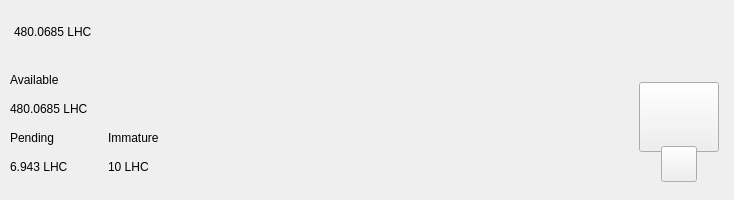
<?xml version="1.0" encoding="UTF-8"?>
<ui version="4.0">
 <class>TopBar</class>
 <widget class="QWidget" name="TopBar">
  <property name="geometry">
   <rect>
    <x>0</x>
    <y>0</y>
    <width>734</width>
    <height>200</height>
   </rect>
  </property>
  <property name="minimumSize">
   <size>
    <width>0</width>
    <height>200</height>
   </size>
  </property>
  <property name="maximumSize">
   <size>
    <width>16777215</width>
    <height>200</height>
   </size>
  </property>
  <property name="windowTitle">
   <string>Form</string>
  </property>
  <layout class="QVBoxLayout" name="verticalLayout_10" stretch="0">
   <property name="spacing">
    <number>0</number>
   </property>
   <property name="leftMargin">
    <number>0</number>
   </property>
   <property name="topMargin">
    <number>0</number>
   </property>
   <property name="rightMargin">
    <number>0</number>
   </property>
   <property name="bottomMargin">
    <number>0</number>
   </property>
   <item>
    <widget class="PFBorderImage" name="containerTop">
     <layout class="QVBoxLayout" name="verticalLayout_11">
      <property name="spacing">
       <number>0</number>
      </property>
      <property name="leftMargin">
       <number>0</number>
      </property>
      <property name="topMargin">
       <number>0</number>
      </property>
      <property name="rightMargin">
       <number>0</number>
      </property>
      <property name="bottomMargin">
       <number>0</number>
      </property>
      <item>
       <widget class="QWidget" name="top_container_2" native="true">
        <property name="minimumSize">
         <size>
          <width>0</width>
          <height>65</height>
         </size>
        </property>
        <layout class="QHBoxLayout" name="top_container">
         <property name="spacing">
          <number>0</number>
         </property>
         <property name="leftMargin">
          <number>14</number>
         </property>
         <property name="topMargin">
          <number>0</number>
         </property>
         <property name="rightMargin">
          <number>14</number>
         </property>
         <property name="bottomMargin">
          <number>0</number>
         </property>
         <item alignment="Qt::AlignVCenter">
          <widget class="QWidget" name="widgetTopAmount" native="true">
           <property name="sizePolicy">
            <sizepolicy hsizetype="Preferred" vsizetype="Maximum">
             <horstretch>0</horstretch>
             <verstretch>0</verstretch>
            </sizepolicy>
           </property>
           <layout class="QHBoxLayout" name="horizontalLayout_5">
            <property name="spacing">
             <number>0</number>
            </property>
            <property name="leftMargin">
             <number>0</number>
            </property>
            <property name="topMargin">
             <number>0</number>
            </property>
            <property name="rightMargin">
             <number>0</number>
            </property>
            <property name="bottomMargin">
             <number>0</number>
            </property>
            <item alignment="Qt::AlignTop">
             <widget class="QLabel" name="labelAmountTopLHC">
              <property name="minimumSize">
               <size>
                <width>0</width>
                <height>36</height>
               </size>
              </property>
              <property name="styleSheet">
               <string notr="true">padding:0px;margin:0px;</string>
              </property>
              <property name="text">
               <string notr="true">480.0685 LHC</string>
              </property>
             </widget>
            </item>
           </layout>
          </widget>
         </item>
         <item>
          <spacer name="horizontalSpacer">
           <property name="orientation">
            <enum>Qt::Horizontal</enum>
           </property>
           <property name="sizeHint" stdset="0">
            <size>
             <width>40</width>
             <height>20</height>
            </size>
           </property>
          </spacer>
         </item>
         <item>
          <layout class="QHBoxLayout" name="horizontalLayout_4">
           <property name="spacing">
            <number>12</number>
           </property>
           <property name="rightMargin">
            <number>0</number>
           </property>
           <item alignment="Qt::AlignRight">
            <widget class="QWidget" name="layoutSync" native="true">
             <property name="minimumSize">
              <size>
               <width>0</width>
               <height>36</height>
              </size>
             </property>
             <property name="maximumSize">
              <size>
               <width>16777215</width>
               <height>36</height>
              </size>
             </property>
             <layout class="QVBoxLayout" name="verticalLayout_9">
              <property name="leftMargin">
               <number>0</number>
              </property>
              <property name="topMargin">
               <number>0</number>
              </property>
              <property name="rightMargin">
               <number>0</number>
              </property>
              <property name="bottomMargin">
               <number>0</number>
              </property>
              <item>
               <widget class="ExpandableButton" name="pushButtonSync" native="true">
                <property name="minimumSize">
                 <size>
                  <width>36</width>
                  <height>36</height>
                 </size>
                </property>
                <property name="maximumSize">
                 <size>
                  <width>16777215</width>
                  <height>36</height>
                 </size>
                </property>
               </widget>
              </item>
             </layout>
            </widget>
           </item>
           <item>
            <widget class="ExpandableButton" name="pushButtonHDUpgrade" native="true">
             <property name="minimumSize">
              <size>
               <width>36</width>
               <height>36</height>
              </size>
             </property>
            </widget>
           </item>
           <item>
            <widget class="ExpandableButton" name="pushButtonStack" native="true">
             <property name="minimumSize">
              <size>
               <width>36</width>
               <height>36</height>
              </size>
             </property>
            </widget>
           </item>
           <item>
            <widget class="ExpandableButton" name="pushButtonColdStaking" native="true">
             <property name="minimumSize">
              <size>
               <width>36</width>
               <height>36</height>
              </size>
             </property>
            </widget>
           </item>
           <item>
            <widget class="ExpandableButton" name="pushButtonConnection" native="true">
             <property name="minimumSize">
              <size>
               <width>36</width>
               <height>36</height>
              </size>
             </property>
            </widget>
           </item>
           <item>
            <widget class="ExpandableButton" name="pushButtonTor" native="true">
             <property name="minimumSize">
              <size>
               <width>36</width>
               <height>36</height>
              </size>
             </property>
            </widget>
           </item>
           <item>
            <widget class="ExpandableButton" name="pushButtonLock" native="true">
             <property name="sizePolicy">
              <sizepolicy hsizetype="Expanding" vsizetype="Expanding">
               <horstretch>0</horstretch>
               <verstretch>0</verstretch>
              </sizepolicy>
             </property>
             <property name="minimumSize">
              <size>
               <width>36</width>
               <height>0</height>
              </size>
             </property>
            </widget>
           </item>
           <item>
            <widget class="ExpandableButton" name="pushButtonTheme" native="true">
             <property name="minimumSize">
              <size>
               <width>36</width>
               <height>36</height>
              </size>
             </property>
             <property name="maximumSize">
              <size>
               <width>16777215</width>
               <height>36</height>
              </size>
             </property>
            </widget>
           </item>
           <item>
            <widget class="ExpandableButton" name="pushButtonFAQ" native="true">
             <property name="minimumSize">
              <size>
               <width>36</width>
               <height>36</height>
              </size>
             </property>
            </widget>
           </item>
          </layout>
         </item>
        </layout>
       </widget>
      </item>
      <item>
       <widget class="QWidget" name="bottom_container" native="true">
        <property name="minimumSize">
         <size>
          <width>0</width>
          <height>135</height>
         </size>
        </property>
        <layout class="QHBoxLayout" name="botton_container">
         <property name="leftMargin">
          <number>10</number>
         </property>
         <property name="topMargin">
          <number>0</number>
         </property>
         <property name="rightMargin">
          <number>10</number>
         </property>
         <property name="bottomMargin">
          <number>10</number>
         </property>
         <item>
          <layout class="QHBoxLayout" name="horizontalLayout_3">
           <property name="bottomMargin">
            <number>9</number>
           </property>
           <item>
            <layout class="QVBoxLayout" name="verticalLayout_7">
             <property name="spacing">
              <number>0</number>
             </property>
             <property name="leftMargin">
              <number>0</number>
             </property>
             <property name="rightMargin">
              <number>30</number>
             </property>
             <item>
              <layout class="QVBoxLayout" name="verticalLayout_2">
               <item>
                <widget class="QLabel" name="labelTitle1">
                 <property name="text">
                  <string>Available</string>
                 </property>
                </widget>
               </item>
               <item>
                <widget class="QLabel" name="labelAmountLHC">
                 <property name="text">
                  <string notr="true">480.0685 LHC</string>
                 </property>
                </widget>
               </item>
              </layout>
             </item>
             <item>
              <layout class="QHBoxLayout" name="horizontalLayout_2">
               <property name="spacing">
                <number>0</number>
               </property>
               <item>
                <layout class="QVBoxLayout" name="verticalLayout_3">
                 <item>
                  <widget class="QLabel" name="labelTitle3">
                   <property name="text">
                    <string>Pending</string>
                   </property>
                  </widget>
                 </item>
                 <item>
                  <widget class="QLabel" name="labelPendingLHC">
                   <property name="text">
                    <string notr="true">6.943 LHC</string>
                   </property>
                  </widget>
                 </item>
                </layout>
               </item>
               <item>
                <spacer name="horizontalSpacer_3">
                 <property name="orientation">
                  <enum>Qt::Horizontal</enum>
                 </property>
                 <property name="sizeType">
                  <enum>QSizePolicy::Fixed</enum>
                 </property>
                 <property name="sizeHint" stdset="0">
                  <size>
                   <width>40</width>
                   <height>20</height>
                  </size>
                 </property>
                </spacer>
               </item>
               <item>
                <layout class="QVBoxLayout" name="verticalLayout_4">
                 <item>
                  <widget class="QLabel" name="labelTitle4">
                   <property name="text">
                    <string>Immature</string>
                   </property>
                  </widget>
                 </item>
                 <item>
                  <widget class="QLabel" name="labelImmatureLHC">
                   <property name="text">
                    <string notr="true">10 LHC</string>
                   </property>
                  </widget>
                 </item>
                </layout>
               </item>
              </layout>
             </item>
            </layout>
           </item>
          </layout>
         </item>
         <item>
          <spacer name="horizontalSpacer_2">
           <property name="orientation">
            <enum>Qt::Horizontal</enum>
           </property>
           <property name="sizeHint" stdset="0">
            <size>
             <width>40</width>
             <height>20</height>
            </size>
           </property>
          </spacer>
         </item>
         <item alignment="Qt::AlignHCenter|Qt::AlignVCenter">
          <widget class="QWidget" name="qrContainer" native="true">
           <property name="sizePolicy">
            <sizepolicy hsizetype="Preferred" vsizetype="Minimum">
             <horstretch>0</horstretch>
             <verstretch>0</verstretch>
            </sizepolicy>
           </property>
           <property name="minimumSize">
            <size>
             <width>90</width>
             <height>110</height>
            </size>
           </property>
           <property name="maximumSize">
            <size>
             <width>90</width>
             <height>110</height>
            </size>
           </property>
           <layout class="QVBoxLayout" name="containerQR">
            <property name="spacing">
             <number>0</number>
            </property>
            <property name="leftMargin">
             <number>5</number>
            </property>
            <property name="topMargin">
             <number>10</number>
            </property>
            <property name="rightMargin">
             <number>5</number>
            </property>
            <property name="bottomMargin">
             <number>0</number>
            </property>
            <item>
             <widget class="QPushButton" name="btnQr">
              <property name="minimumSize">
               <size>
                <width>70</width>
                <height>70</height>
               </size>
              </property>
              <property name="maximumSize">
               <size>
                <width>16777215</width>
                <height>70</height>
               </size>
              </property>
              <property name="focusPolicy">
               <enum>Qt::NoFocus</enum>
              </property>
              <property name="text">
               <string/>
              </property>
              <property name="iconSize">
               <size>
                <width>70</width>
                <height>70</height>
               </size>
              </property>
             </widget>
            </item>
            <item>
             <spacer name="verticalSpacer">
              <property name="orientation">
               <enum>Qt::Vertical</enum>
              </property>
              <property name="sizeType">
               <enum>QSizePolicy::Fixed</enum>
              </property>
              <property name="sizeHint" stdset="0">
               <size>
                <width>20</width>
                <height>20</height>
               </size>
              </property>
             </spacer>
            </item>
            <item alignment="Qt::AlignHCenter|Qt::AlignBottom">
             <widget class="QPushButton" name="pushButtonQR">
              <property name="minimumSize">
               <size>
                <width>36</width>
                <height>36</height>
               </size>
              </property>
              <property name="maximumSize">
               <size>
                <width>36</width>
                <height>36</height>
               </size>
              </property>
              <property name="focusPolicy">
               <enum>Qt::NoFocus</enum>
              </property>
              <property name="text">
               <string/>
              </property>
             </widget>
            </item>
           </layout>
          </widget>
         </item>
        </layout>
       </widget>
      </item>
     </layout>
    </widget>
   </item>
  </layout>
 </widget>
 <customwidgets>
  <customwidget>
   <class>ExpandableButton</class>
   <extends>QWidget</extends>
   <header>qt/Lightcoin/expandablebutton.h</header>
   <container>1</container>
  </customwidget>
  <customwidget>
   <class>PFBorderImage</class>
   <extends>QFrame</extends>
   <header>qt/Lightcoin/pfborderimage.h</header>
   <container>1</container>
  </customwidget>
 </customwidgets>
 <resources/>
 <connections/>
</ui>
